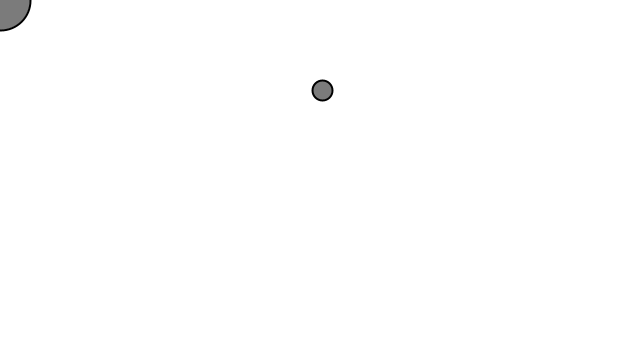
Frame 1 (no input)
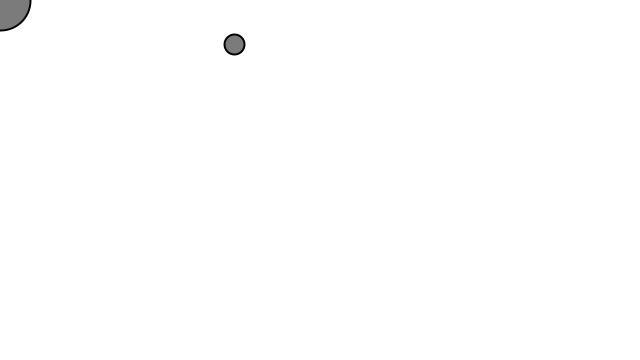
Frame 60 (the mouse pressed at the canvas centre just before this capture)
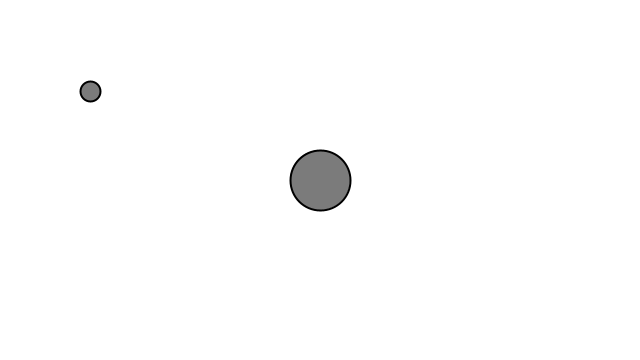
Frame 120 (the mouse held since frame 60 and released just before this capture)

The Processing sketch that drew these frames (run headless with seeded random() and noise(); from frame 60 on, the mouse is pressed at the canvas centre):

// Processing sketch: gravForce01
// ── gravForce01.pde
// A force is a vector that causes an object with mass to accelerate
// data
int bgColor;
Mover m;
Attractor a;

void setup() {
  size(640, 360);
  bgColor = 255;
  m = new Mover();
  a = new Attractor();
}

void draw() {
  background(bgColor);
  
  PVector force = a.attract(m);
  m.applyForce(force);
  m.update();
  m.edges();
  
  a.hover();
  
  a.display();
  m.display();
}

void mousePressed() {
  
}

// ── Attractor.pde
class Attractor {
  PVector pos;
  int rad, mass, G;
  
  
  Attractor() {
    pos = new PVector(width/2, height/2);
    mass = 15;
    G = 1;
    rad = mass * 2;
  }

  void hover() {
    pos.set(mouseX, mouseY);
  }
  
  PVector attract(Mover m){
    // direction of force
    PVector force = PVector.sub(pos, m.pos);
    float d = force.mag();
    
    d = constrain(d, 5, 25); // keeps this distance value between these numbers for looks
    
    force.normalize();
    
    // magnitude of force
    float strength = (G * mass * m.mass) / (d * d);
    
    // putting mag and dir together
    force.mult(strength);
    
    return force;
  }
  
  void display() {
    stroke(0);
    strokeWeight(2);
    fill(123);
    ellipseMode(RADIUS);
    ellipse(pos.x, pos.y, rad, rad);
  }
  
}

// ── Mover.pde
class Mover {
  PVector pos, vel, acc;
  int rad, mass;

  Mover() {
    pos = new PVector(width/2, height/4);
    vel = new PVector(2, 0);
    acc = new PVector(0, 0);
    mass = 5;
    rad = mass * 2;
  }

  // Newton's 2nd
  void applyForce(PVector force) {
    acc.add(force);
  }

  void update() {
    vel.add(acc);
    pos.add(vel);
    // vel.limit(5);
    
    // wiping out acc for proper force application - does not continually accumulate
    acc.mult(0);
  }

  void edges() {
    if (pos.x > width - rad) {
      pos.x = width - rad;
      vel.x *= -1;
    }
    if (pos.x < 0 + rad) {
      pos.x = 0 + rad;
      vel.x *= -1;
    }
    if (pos.y > height - rad) {
      pos.y = height - rad; //<>//
      vel.y *= -1; //<>//
    }
    if (pos.y < 0 + rad) {
      pos.y = 0 + rad;
      vel.y *= -1;
    }
  }

  void display() {
    stroke(0);
    strokeWeight(2);
    fill(123);
    ellipseMode(RADIUS);
    ellipse(pos.x, pos.y, rad, rad);
  }
}
